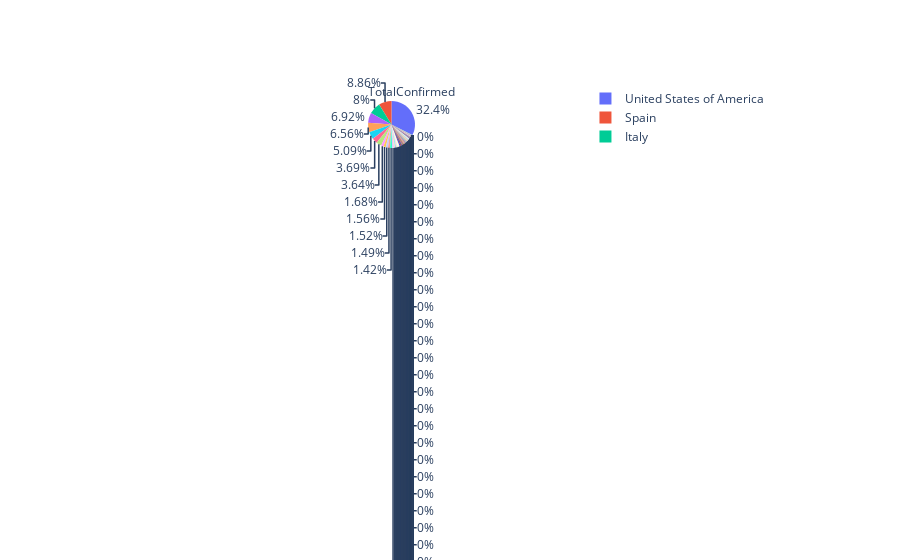

The notebook cell this image was saved under:
### Code cell
iplot([piePlot])

### Figure 1 — Plotly figure (JSON) as saved in the notebook; plotly's stock layout.template omitted (floating-point values rounded to 4 significant figures; data arrays with more than 128 entries replaced by an {"elided": "..."} marker saying what was removed)
{"data": [{"labels": {"elided": "247 str values"}, "title": {"position": "top left", "text": "TotalConfirmed"}, "type": "pie", "values": {"elided": "247 int values"}}], "layout": {}}
